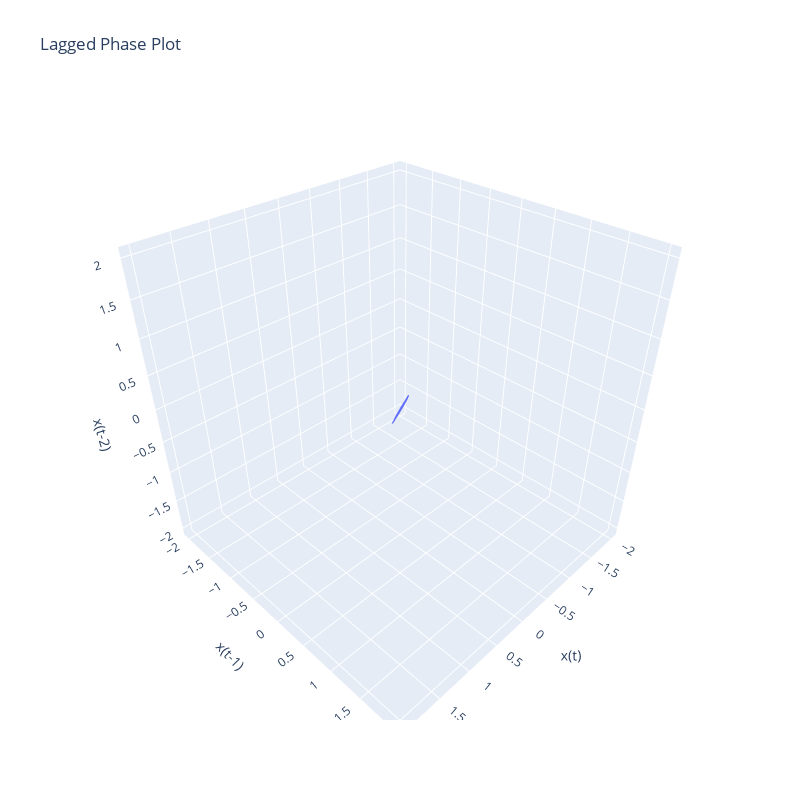

Notebook code cell kept with this figure:
### Code cell
from edmkit.embedding import lagged_embed

embedding = lagged_embed(x2, 1, 3)

layout = go.Layout(
    title="Lagged Phase Plot",
    scene=dict(xaxis_title="x(t)", yaxis_title="x(t-1)", zaxis_title="x(t-2)"),
    width=800,
    height=800,
)

data = [
    go.Scatter3d(
        x=embedding[:, 0],
        y=embedding[:, 1],
        z=embedding[:, 2],
        mode="lines",
        hovertemplate="x(t): %{x}<br>x(t-1): %{y}<br>x(t-2): %{z}<extra></extra>",
    )
]

fig = go.Figure(data=data, layout=layout)
fig.show()

### Figure 1 — Plotly figure (JSON) as saved in the notebook; plotly's stock layout.template omitted (floating-point values rounded to 4 significant figures; data arrays with more than 128 entries replaced by an {"elided": "..."} marker saying what was removed)
{"data": [{"hovertemplate": "x(t): %{x}<br>x(t-1): %{y}<br>x(t-2): %{z}<extra></extra>", "mode": "lines", "type": "scatter3d", "x": {"elided": "1998 float values"}, "y": {"elided": "1998 float values"}, "z": {"elided": "1998 float values"}}], "layout": {"height": 800, "scene": {"xaxis": {"title": {"text": "x(t)"}}, "yaxis": {"title": {"text": "x(t-1)"}}, "zaxis": {"title": {"text": "x(t-2)"}}}, "title": {"text": "Lagged Phase Plot"}, "width": 800}}
